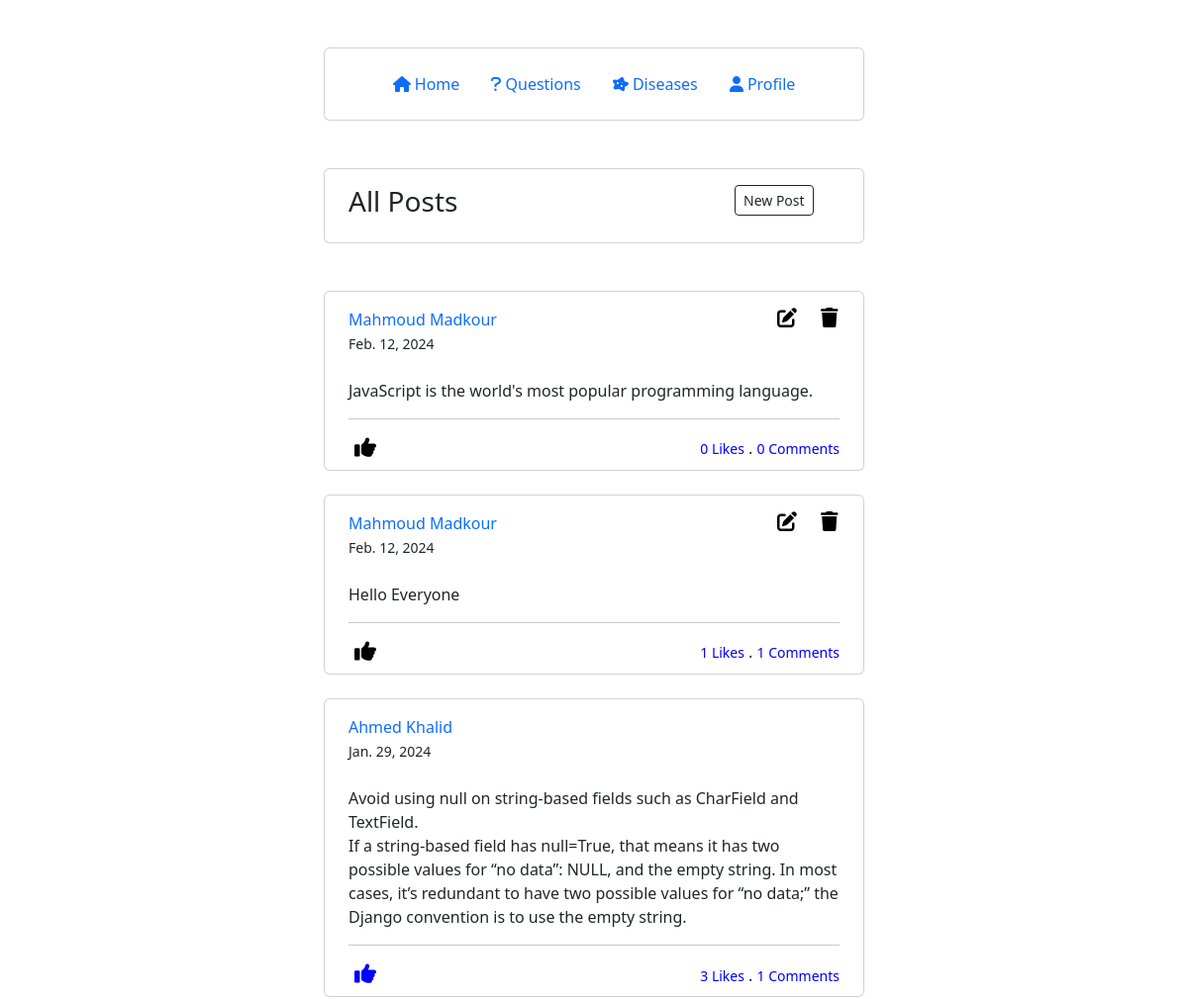
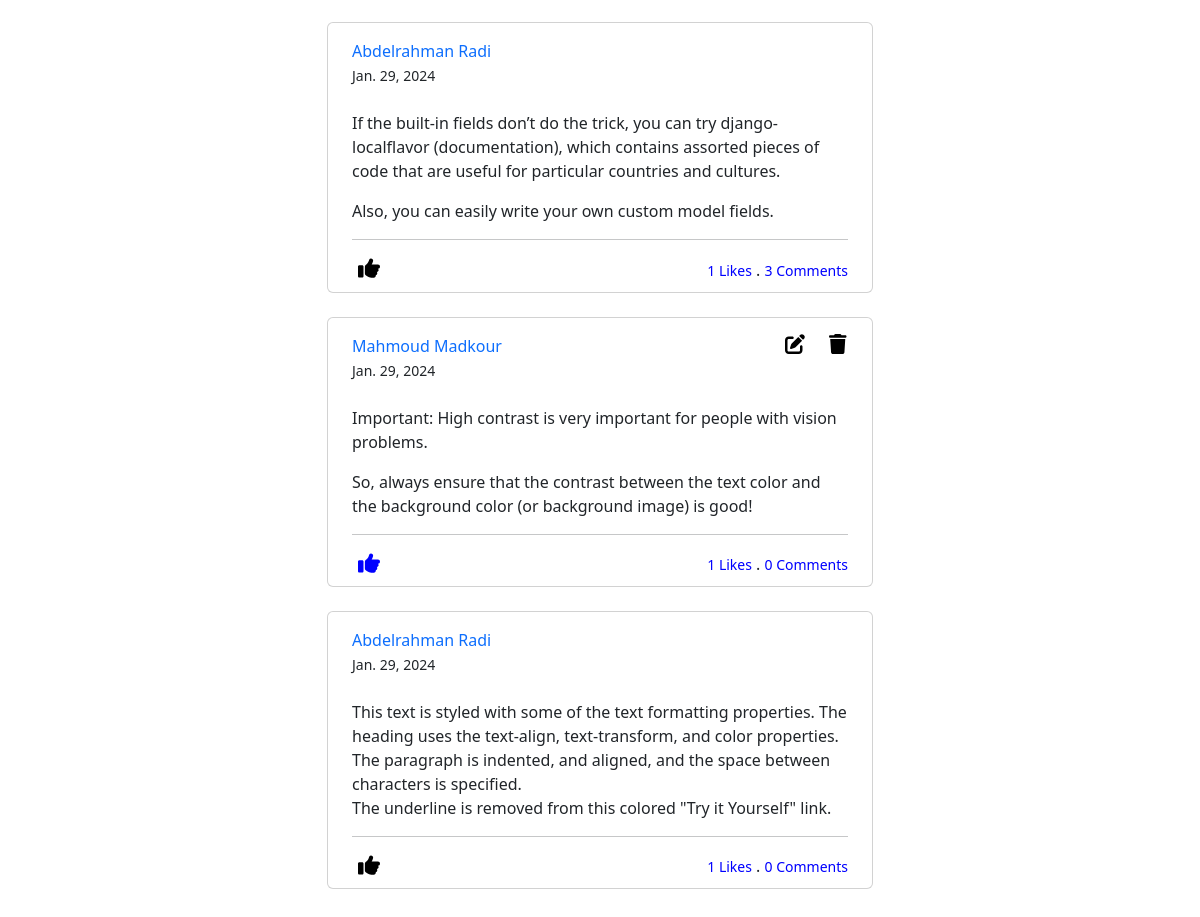
Page /posts/ (signed in) on the earlier database version (2 pictures, top to bottom).
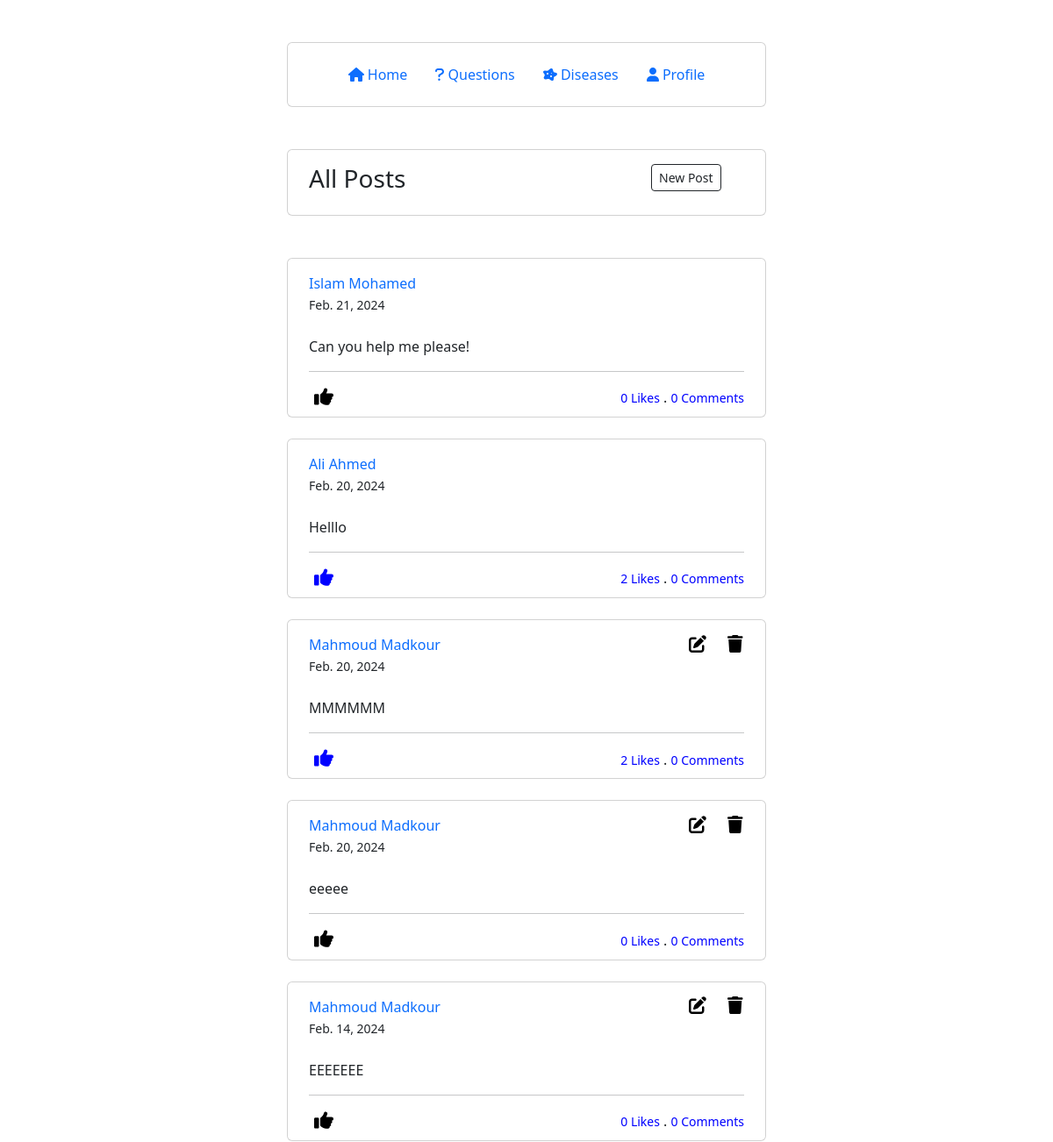
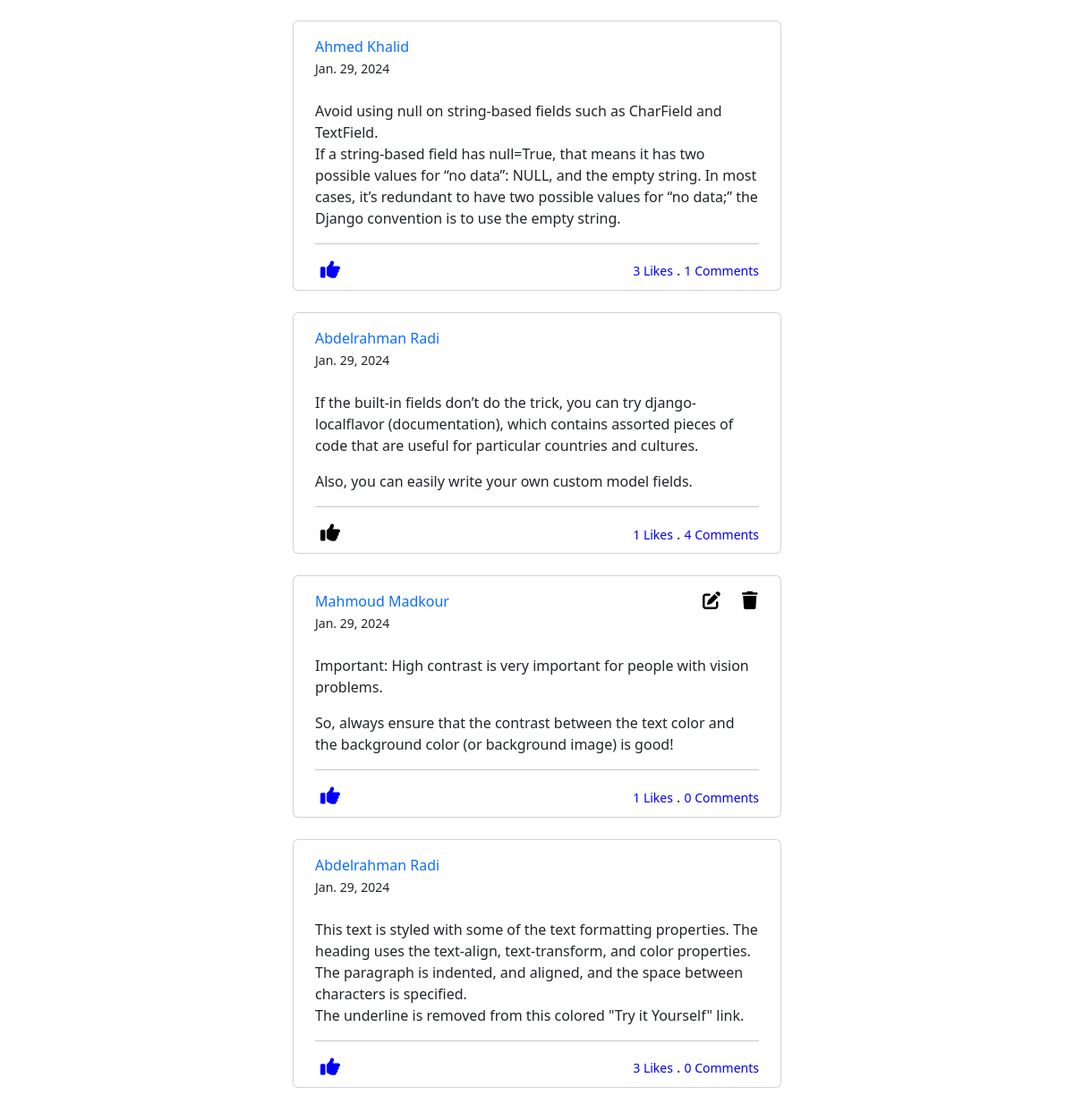
Same page on the later database version (2 pictures, top to bottom).
### account/models.py (models this page shows, shortened)
class Post(models.Model):
    user = models.ForeignKey(User, on_delete=models.CASCADE, null=True)
    body = models.TextField(max_length=1000, null=True)
    post_likes_count = models.PositiveIntegerField(default=0, null=True)
    created_on = models.DateTimeField(auto_now_add=True, null=True)
    last_modified = models.DateTimeField(auto_now=True, null=True)

### account/views.py (the view, shortened to what this page needs)
# urls.py: path('posts/', views.post_home, name='post_home'),
@login_required(login_url='login')
def post_home(request):
    if request.method == "GET":
        user = request.user
        posts = Post.objects.all().order_by("-created_on")
        likes = PostLikes.objects.filter(user=user)
        combined_data = {}                  # Assuming posts and likes are lists or querysets
        for post in posts:                  # Initialize combined_data with 'unlike' for all posts
            combined_data[post] = 'unlike'
        for like in likes:                  # Update combined_data based on likes
            if like.post in combined_data:
                combined_data[like.post] = 'like'
        post_form = PostForm()
        context = {
            'user': user,
            'combined_data': combined_data,
            'post_form': post_form,
        }
        return render(request, "post/home.html", context)

### account/templates/post/home.html (shortened to what the changed rows need)
{% extends "base.html" %}
{% block page_content %}
    <div class="container mt-5 mb-5">
        <div class="row d-flex align-items-center justify-content-center">
            <div class="col-md-6">
                <br>
                <br>
                {% for post, like in combined_data.items %}
                    <div class="card p-2">
                        <div class="row p-2 px-3">
                            <div class="col-10">
                                {% if user == post.user %}
                                    <a style="text-decoration: none" href="{% url 'user_profile' %}">
                                        <span class="font-weight-bold"> {{ post.user.first_name }} {{ post.user.last_name }} </span><br>
                                    </a>
                                {% else %}
                                    <a style="text-decoration: none" href="{% url 'user_profile_everyone' post.user.id %}">
                                        <span class="font-weight-bold"> {{ post.user.first_name }} {{ post.user.last_name }} </span><br>
                                    </a>
                                {% endif %}
                                <small >{{ post.created_on.date }}</small>
                            </div>
                            {% if user == post.user %}
                                <div class="col-1">
                                    <a style="color: black;" href="{% url 'update_post' post.pk %}">
                                        <i class="fa fa-edit" style="font-size:20px"></i>
                                    </a>
                                </div>
                                <div class="col-1">
                                    <a style="color: black;" href="{% url 'delete_post' post.pk %}">
                                        <i class="fa fa-trash " style="font-size:20px"></i>
                                    </a>
                                </div>
                            {% endif %}
                        </div>
                        <div class="px-3">
                            <p> {{ post.body | linebreaks | safe }} </p>
                            <hr>
                            <div class="d-flex justify-content-between align-items-center">
                                <form action="{% url 'like_post' post.id %}" method="post">
                                    {% if like == 'like' %}
                                        <button type="submit" style="border: none; background: none;">
                                            <i style="color: blue; font-size:22px;" class="fas fa-thumbs-up"></i>
                                        </button>
                                    {% elif like == 'unlike' %}
                                        <button type="submit" style="border: none; background: none;">
                                            <i style="color: black; font-size:22px;" class="fas fa-thumbs-up"></i>
                                        </button>
                                    {% endif %}
                                </form>
                                <div>
                                    {% if post.post_likes_count > 0 %}
                                        <a style="text-decoration: none; color:blue;" href="{% url 'all_likes_post' post.pk %}">
                                            <small> {{ post.post_likes_count }} Likes</small>
                                        </a>
                                    {% else %}
                                        <small style="color:blue;"> {{ post.post_likes_count }} Likes</small>
                                    {% endif %}
                                    <span> . </span>
                                    <a style="text-decoration: none; color:blue;" href="{% url 'post_detail' post.pk %}">
                                        <small> {{ post.comment_set.count }} Comments</small>
                                    </a>
                                </div>
                            </div>
                        </div>
                    </div>
                    <br>
                {% endfor %}
            </div>
        </div>
    </div>
{% endblock page_content %}

Differences in the rows shown:
removed Post: user.first_name "Mahmoud", user.last_name "Madkour", created_on "Feb. 12, 2024", body "JavaScript is the world's most popular programming language.", post_likes_count "0", comment_set.count "0"
removed Post: user.first_name "Mahmoud", user.last_name "Madkour", created_on "Feb. 12, 2024", body "Hello Everyone", post_likes_count "1", comment_set.count "1"
added Post: user.first_name "Islam", user.last_name "Mohamed", created_on "Feb. 21, 2024", body "Can you help me please!", post_likes_count "0", comment_set.count "0"
added Post: user.first_name "Ali", user.last_name "Ahmed", created_on "Feb. 20, 2024", body "Helllo", post_likes_count "2", comment_set.count "0"
added Post: user.first_name "Mahmoud", user.last_name "Madkour", created_on "Feb. 20, 2024", body "MMMMMM", post_likes_count "2", comment_set.count "0"
added Post: user.first_name "Mahmoud", user.last_name "Madkour", created_on "Feb. 20, 2024", body "eeeee", post_likes_count "0", comment_set.count "0"
added Post: user.first_name "Mahmoud", user.last_name "Madkour", created_on "Feb. 14, 2024", body "EEEEEEE", post_likes_count "0", comment_set.count "0"
changed Post (number 7 of 9 on the later page): comment_set.count "3" → "4"
changed Post (number 9 of 9 on the later page): post_likes_count "1" → "3"
